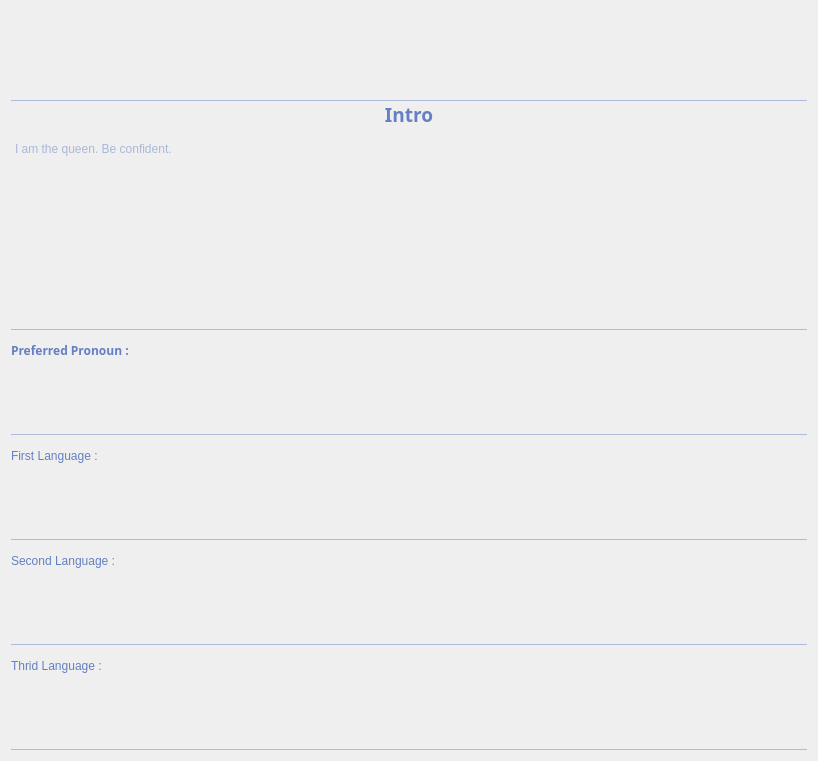
                               <widget class="QWidget" name="info_scroll_content">
                                <property name="geometry">
                                 <rect>
                                  <x>0</x>
                                  <y>0</y>
                                  <width>818</width>
                                  <height>761</height>
                                 </rect>
                                </property>
                                <layout class="QVBoxLayout" name="verticalLayout_37">
                                 <item>
                                  <widget class="QWidget" name="intro_block" native="true">
                                   <property name="sizePolicy">
                                    <sizepolicy hsizetype="Expanding" vsizetype="Fixed">
                                     <horstretch>0</horstretch>
                                     <verstretch>0</verstretch>
                                    </sizepolicy>
                                   </property>
                                   <property name="minimumSize">
                                    <size>
                                     <width>300</width>
                                     <height>0</height>
                                    </size>
                                   </property>
                                   <property name="styleSheet">
                                    <string notr="true"/>
                                   </property>
                                   <layout class="QVBoxLayout" name="verticalLayout_39">
                                    <property name="spacing">
                                     <number>10</number>
                                    </property>
                                    <property name="leftMargin">
                                     <number>0</number>
                                    </property>
                                    <property name="topMargin">
                                     <number>0</number>
                                    </property>
                                    <property name="rightMargin">
                                     <number>0</number>
                                    </property>
                                    <property name="bottomMargin">
                                     <number>0</number>
                                    </property>
                                    <item alignment="Qt::AlignHCenter">
                                     <widget class="QLabel" name="profile_pic_friend">
                                      <property name="sizePolicy">
                                       <sizepolicy hsizetype="Minimum" vsizetype="Minimum">
                                        <horstretch>0</horstretch>
                                        <verstretch>0</verstretch>
                                       </sizepolicy>
                                      </property>
                                      <property name="minimumSize">
                                       <size>
                                        <width>64</width>
                                        <height>64</height>
                                       </size>
                                      </property>
                                      <property name="maximumSize">
                                       <size>
                                        <width>100</width>
                                        <height>100</height>
                                       </size>
                                      </property>
                                      <property name="text">
                                       <string/>
                                      </property>
                                      <property name="pixmap">
                                       <pixmap resource="resource.qrc">:/images/pic/profile.png</pixmap>
                                      </property>
                                      <property name="scaledContents">
                                       <bool>true</bool>
                                      </property>
                                      <property name="alignment">
                                       <set>Qt::AlignCenter</set>
                                      </property>
                                     </widget>
                                    </item>
                                    <item>
                                     <widget class="QLabel" name="intro_title">
                                      <property name="font">
                                       <font>
                                        <family>Poppins</family>
                                        <pointsize>14</pointsize>
                                        <italic>false</italic>
                                        <bold>true</bold>
                                       </font>
                                      </property>
                                      <property name="styleSheet">
                                       <string notr="true">QLabel#intro_title{
background-color: none;
font: bold 14pt &quot;Poppins&quot;;
color: rgb(100, 127, 194);
border-top:1px solid rgba(101, 128, 195, 120);
margin-top:15px;
}</string>
                                      </property>
                                      <property name="text">
                                       <string>Intro</string>
                                      </property>
                                      <property name="alignment">
                                       <set>Qt::AlignCenter</set>
                                      </property>
                                      <property name="margin">
                                       <number>0</number>
                                      </property>
                                     </widget>
                                    </item>
                                    <item>
                                     <widget class="QTextEdit" name="intro_content">
                                      <property name="styleSheet">
                                       <string notr="true">QTextEdit{
background-color:rgba(255, 255, 255, 0);
border:none;
border-bottom:1px solid rgba(101, 128, 195, 120);
color: rgba(100, 127, 194, 255);
	font: 12pt &quot;Poppins&quot;;
}





QScrollArea {
        border: none;
    }

    QScrollBar {
        background: #7B95D8;
        border-radius: 5px;
    }

    QScrollBar:horizontal {
        height: 13px;
    }

    QScrollBar:vertical {
        width: 13px;
    }

    QScrollBar::handle {
        background: #E1EAFE;
        border-radius: 5px;
    }

    QScrollBar::handle:horizontal {
        height: 25px;
        min-width: 10px;
    }

    QScrollBar::handle:vertical {
        width: 25px;
        min-height: 10px;
    }

    QScrollBar::add-line {
        border: none;
        background: none;
    }

    QScrollBar::sub-line {
        border: none;
        background: none;
    }</string>
                                      </property>
                                      <property name="readOnly">
                                       <bool>true</bool>
                                      </property>
                                      <property name="placeholderText">
                                       <string>I am the queen. Be confident. </string>
                                      </property>
                                     </widget>
                                    </item>
                                   </layout>
                                  </widget>
                                 </item>
                                 <item>
                                  <widget class="QLabel" name="perferred_pro_des">
                                   <property name="font">
                                    <font>
                                     <family>Poppins</family>
                                     <pointsize>9</pointsize>
                                     <italic>false</italic>
                                     <bold>true</bold>
                                    </font>
                                   </property>
                                   <property name="styleSheet">
                                    <string notr="true">QLabel#perferred_pro_des{
background-color: none;
font: bold 9pt &quot;Poppins&quot;;
color: rgba(100, 127, 194, 255);
}</string>
                                   </property>
                                   <property name="text">
                                    <string>Preferred Pronoun :</string>
                                   </property>
                                  </widget>
                                 </item>
                                 <item>
                                  <widget class="QLabel" name="pronoun_content">
                                   <property name="sizePolicy">
                                    <sizepolicy hsizetype="Preferred" vsizetype="Preferred">
                                     <horstretch>0</horstretch>
                                     <verstretch>0</verstretch>
                                    </sizepolicy>
                                   </property>
                                   <property name="minimumSize">
                                    <size>
                                     <width>0</width>
                                     <height>64</height>
                                    </size>
                                   </property>
                                   <property name="styleSheet">
                                    <string notr="true">QLabel{
background-color:rgba(255, 255, 255, 0);
border:none;
border-bottom:1px solid rgba(101, 128, 195, 120);
color: rgba(100, 127, 194, 255);
font: 12pt &quot;Poppins&quot;;
}</string>
                                   </property>
                                   <property name="text">
                                    <string/>
                                   </property>
                                   <property name="alignment">
                                    <set>Qt::AlignBottom|Qt::AlignHCenter</set>
                                   </property>
                                  </widget>
                                 </item>
                                 <item>
                                  <widget class="QLabel" name="lan_1st_des">
                                   <property name="styleSheet">
                                    <string notr="true">QLabel{
background-color: none;
font: bold 9pt &quot;Poppins&quot;;
color: rgba(100, 127, 194, 255);
}</string>
                                   </property>
                                   <property name="text">
                                    <string>First Language :</string>
                                   </property>
                                  </widget>
                                 </item>
                                 <item>
                                  <widget class="QLabel" name="lan_1st_label">
                                   <property name="sizePolicy">
                                    <sizepolicy hsizetype="Preferred" vsizetype="Preferred">
                                     <horstretch>0</horstretch>
                                     <verstretch>0</verstretch>
                                    </sizepolicy>
                                   </property>
                                   <property name="minimumSize">
                                    <size>
                                     <width>0</width>
                                     <height>64</height>
                                    </size>
                                   </property>
                                   <property name="styleSheet">
                                    <string notr="true">QLabel{
background-color:rgba(255, 255, 255, 0);
border:none;
border-bottom:1px solid rgba(101, 128, 195, 120);
color: rgba(100, 127, 194, 255);
font: 12pt &quot;Poppins&quot;;
}</string>
                                   </property>
                                   <property name="text">
                                    <string/>
                                   </property>
                                   <property name="alignment">
                                    <set>Qt::AlignBottom|Qt::AlignHCenter</set>
                                   </property>
                                  </widget>
                                 </item>
                                 <item>
                                  <widget class="QLabel" name="lan_2nd_des">
                                   <property name="styleSheet">
                                    <string notr="true">QLabel{
background-color: none;
font: bold 9pt &quot;Poppins&quot;;
color: rgba(100, 127, 194, 255);
}</string>
                                   </property>
                                   <property name="text">
                                    <string>Second Language :</string>
                                   </property>
                                  </widget>
                                 </item>
                                 <item>
                                  <widget class="QLabel" name="lan_2nd_label">
                                   <property name="sizePolicy">
                                    <sizepolicy hsizetype="Preferred" vsizetype="Preferred">
                                     <horstretch>0</horstretch>
                                     <verstretch>0</verstretch>
                                    </sizepolicy>
                                   </property>
                                   <property name="minimumSize">
                                    <size>
                                     <width>0</width>
                                     <height>64</height>
                                    </size>
                                   </property>
                                   <property name="styleSheet">
                                    <string notr="true">QLabel{
background-color:rgba(255, 255, 255, 0);
border:none;
border-bottom:1px solid rgba(101, 128, 195, 120);
color: rgba(100, 127, 194, 255);
font: 12pt &quot;Poppins&quot;;
}</string>
                                   </property>
                                   <property name="text">
                                    <string/>
                                   </property>
                                   <property name="alignment">
                                    <set>Qt::AlignBottom|Qt::AlignHCenter</set>
                                   </property>
                                  </widget>
                                 </item>
                                 <item>
                                  <widget class="QLabel" name="lan_3rd_des">
                                   <property name="styleSheet">
                                    <string notr="true">QLabel{
background-color: none;
font: bold 9pt &quot;Poppins&quot;;
color: rgba(100, 127, 194, 255);
}</string>
                                   </property>
                                   <property name="text">
                                    <string>Thrid Language :</string>
                                   </property>
                                  </widget>
                                 </item>
                                 <item>
                                  <widget class="QLabel" name="lan_3rd_label">
                                   <property name="sizePolicy">
                                    <sizepolicy hsizetype="Preferred" vsizetype="Preferred">
                                     <horstretch>0</horstretch>
                                     <verstretch>0</verstretch>
                                    </sizepolicy>
                                   </property>
                                   <property name="minimumSize">
                                    <size>
                                     <width>0</width>
                                     <height>64</height>
                                    </size>
                                   </property>
                                   <property name="styleSheet">
                                    <string notr="true">QLabel{
background-color:rgba(255, 255, 255, 0);
border:none;
border-bottom:1px solid rgba(101, 128, 195, 120);
color: rgba(100, 127, 194, 255);
font: 12pt &quot;Poppins&quot;;
}</string>
                                   </property>
                                   <property name="text">
                                    <string/>
                                   </property>
                                   <property name="alignment">
                                    <set>Qt::AlignBottom|Qt::AlignHCenter</set>
                                   </property>
                                  </widget>
                                 </item>
                                </layout>
                               </widget>
